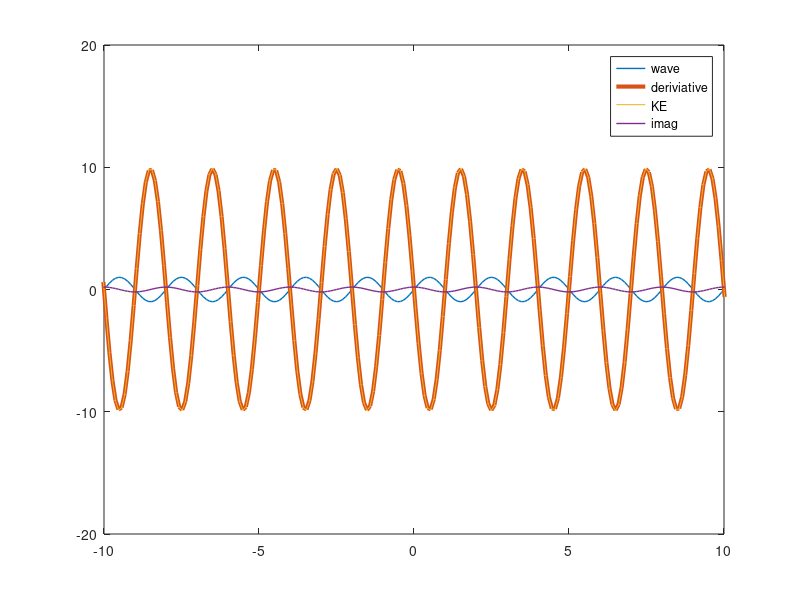
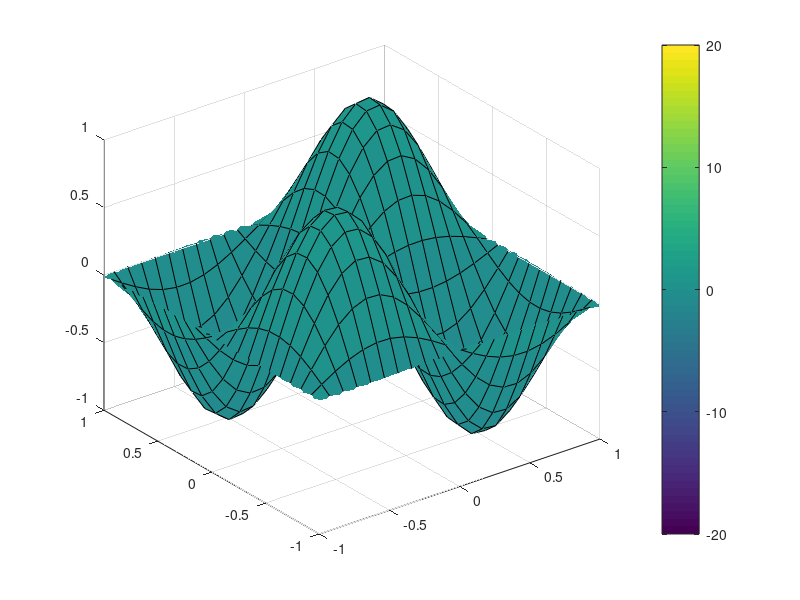
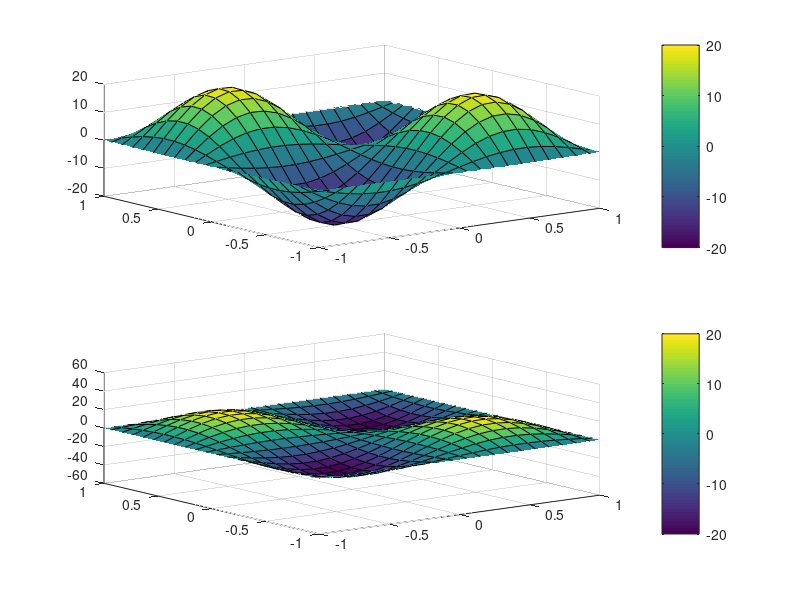

Reproduce these figures in MATLAB, in order.
%Figuring out the momentum operator

close all
clear all
clc

LL = 50;
NN = 2^10;
xx = linspace(-LL, LL, NN);
dx = LL/NN;
mm = 1;
hbar = 1;
a=1;

kk = linspace(-1/dx, 1/dx, NN);
kk = fftshift(kk);
KEUU = -pi^2/4*(kk.^2);

wavefunction = sin(pi*xx/a);

momentum = ifft(KEUU.*fft(wavefunction));

figure()
plot(xx, wavefunction, 'LineWidth', 1)
hold on
plot(xx, -(pi/a)^2*sin(pi*xx/a), 'LineWidth', 3)
plot(xx, real(momentum), 'LineWidth', .5)
plot(xx, imag(momentum), 'LineWidth', 1)
axis([-10,10,-20,20])
legend('wave', 'deriviative', 'KE', 'imag')


[x1,x2] = meshgrid(xx,xx);
[k1,k2] = meshgrid(kk,kk);

wavefunction = sin(pi*x1/a).*sin(pi*x2/a);
KEUU = -pi^2/4*(k1.^2+k2.^2);
momentum = ifft2(KEUU.*fft2(wavefunction));

derivative = -2*(pi/a)^2*sin(pi*x1/a).*sin(pi*x2/a);

figure()
surf(x1,x2, wavefunction)
colorbar
axis([-1,1,-1,1])
caxis([-20,20])
%hold on
figure()
subplot(2,1,1)
surf(x1,x2, derivative)
colorbar
axis([-1,1,-1,1])
caxis([-20,20])
subplot(2,1,2)
surf(x1, x2, real(momentum))
colorbar
axis([-1,1,-1,1])
caxis([-20,20])
%figure()
%contour(x1, x2, imag(momentum),4)
%colorbar
%axis([-1,1,-1,1])
%caxis([-20,20])
%axis([-10,10,-20,20])
%legend('wave', 'deriviative', 'KE', 'imag')

%}